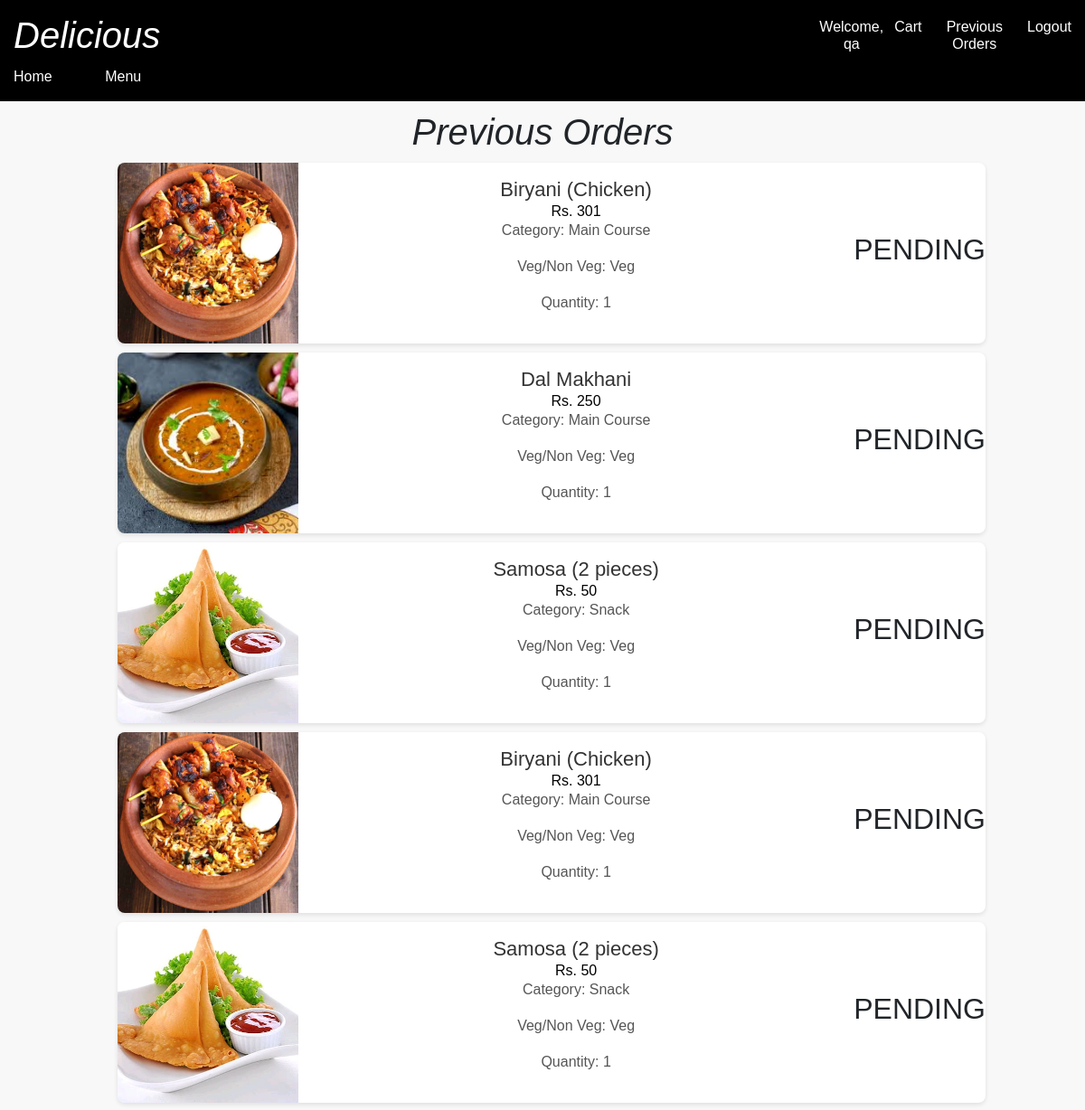
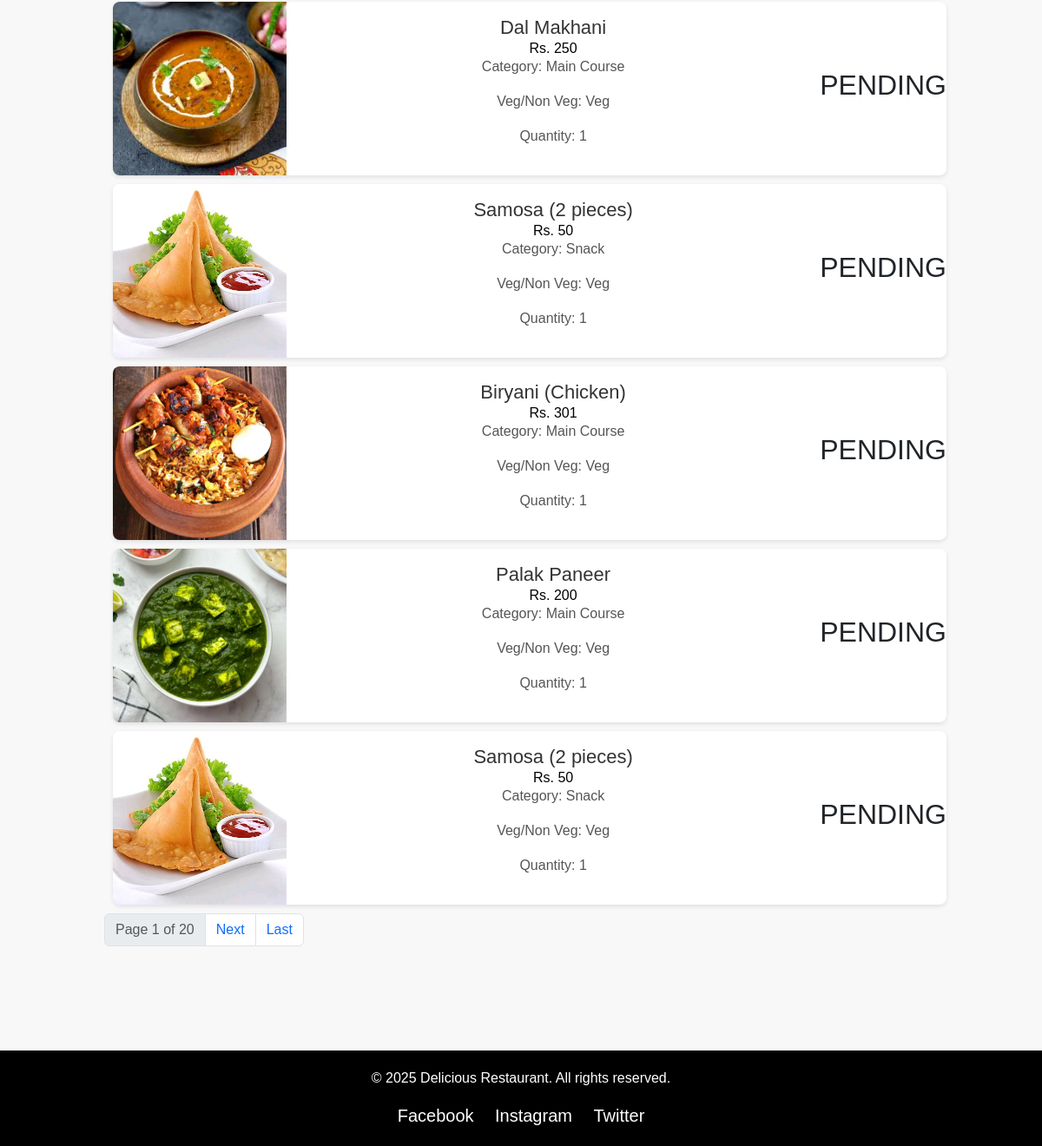
The app's page /owner/hisorder/ (signed in) with its own data (2 pictures, top to bottom).
### owner/models.py (models this page shows, shortened)
class Orders(models.Model):
    customerName = models.ForeignKey(User, on_delete=models.CASCADE)
    customerDish = models.ForeignKey(Dishes, on_delete=models.CASCADE)
    corderDate = models.DateTimeField()
    quantity = models.PositiveIntegerField(default=0, validators=[MinValueValidator(1)])
    status = models.CharField(max_length=50, blank=True, choices=order_status_choices)
    class Meta:
        app_label="owner"
    def total(self):
        return self.quantity * self.customerDish.price

class Dishes(models.Model):
    dish_name = models.CharField(primary_key=True, max_length=50, unique=False, validators=[validate_dish_name])
    price = models.IntegerField(default=0, validators=[MinValueValidator(1)])
    dish_category = models.CharField(max_length=50,blank=False)
    dish_image = models.ImageField(default="image.png")
    dish_sluger = models.SlugField(max_length=50, default="", null=False)
    dish_veg = models.CharField(max_length=10, choices=choices, default="Veg")
    dish_detail = models.TextField(blank=True)
    dish_quantity = models.IntegerField(validators=[MinValueValidator(1)], default=1)
    test = CustomeSortedManager()
    objects = models.Manager()
    class Meta:
        app_label="owner"

### owner/views.py (the view)
# urls.py: path("hisorder/",views.hisorder,name="hisorder"),
@login_required(login_url="/owner/login")
def hisorder(request):
    try:
        fil = Q(customerName__username=request.user.username) & (Q(status="PENDING") | Q(status="COMPLETED") | Q(status="REJECTED"))
        sdata = Orders.objects.select_related("customerName", "customerDish").filter(fil).order_by("-corderDate")
        total = [item.total() for item in sdata]
        tempo = list(zip(sdata, total))
        totalPrice = sum(total)
        pagination = Paginator(tempo, per_page=10)
        page = request.GET.get("page")
        if page is not None and int(page) <= 0:
            raise Exception("Something went wrong")
        page_obj = pagination.get_page(page)
        return render(request, "owner/hisorder.html", {"sdata": page_obj, "total": totalPrice})
    except Exception as e:
        return render(request, "owner/404.html")

### owner/templates/owner/hisorder.html (shortened to what this page needs)
{% load static %}
<!DOCTYPE html>
<html lang="en">
<head>
    <link href="https://cdn.jsdelivr.net/npm/bootstrap@5.3.0/dist/css/bootstrap.min.css" rel="stylesheet">
    <link rel="stylesheet" href="{% static 'css/home.css'%}">
</head>
<body>
    {% include "owner/Headerlayout.html" %}
  <div class="dish-block">
    <h1>Previous Orders</h1>
  {% for i,price in sdata%}
  <span class="dish-cart">
      <div>
        <a href='/owner/details/{{i.customerDish.dish_sluger}}'>
         <img src='{{i.customerDish.dish_image.url}}' alt="Pasta">
        </a>
      </div>
      <div>
         <h3>{{i.customerDish.dish_name}}</h3>
         <h4>Rs. {{price}}</h4>
         <p>Category: {{i.customerDish.dish_category}}</p>
         <p>Veg/Non Veg: {{i.customerDish.dish_veg}}</p>
         <p>Quantity: {{i.quantity}}</p>
         </div>
        <div>
        <h2>{{i.status}}</h2>
      </div>
     </span>
     {% endfor %}
     <nav>
      <ul class="pagination">
          <li class="page-item disabled">
              <span class="page-link">Page {{ sdata.number }} of {{ sdata.paginator.num_pages }}</span>
          </li>
          {% if sdata.has_next %}
              <li class="page-item"><a class="page-link" href="?page={{ sdata.next_page_number }}">Next</a></li>
              <li class="page-item"><a class="page-link" href="?page={{ sdata.paginator.num_pages }}">Last</a></li>
          {% endif %}
      </ul>
  </nav>
</div>
     <div>
     {% include "owner/footer.html" %}
     </div>
</body>
</html>

### owner/templates/owner/Headerlayout.html
<div>
    <header>
        <div class="header-content">
            <a href="{% url 'owner:homepage' %}">
                <h1>Delicious</h1>
            </a>
            <div style="display: flex;justify-content: flex-end; gap: 1%;">
                {% if user.is_authenticated %}
                    <h3>Welcome, {{ user.username }}</h3>
                    {% if user.is_superuser %}
                        <h4><a href="{% url 'owner:dashboard' %}">Dashboard</a></h4>
                    {% else %}
                        <h4><a href="{% url 'owner:cart' %}">Cart</a></h4>
                        <h4><a href="{% url 'owner:hisorder' %}">Previous Orders</a></h4>
                    {% endif %}
                    <h4><a href="{% url 'owner:logout' %}">Logout</a></h4>
                {% else %}
                    <h4><a href="{% url 'owner:register' %}">Register</a></h4>
                    <h4><a href="{% url 'owner:login' %}">Login</a></h4>
                {% endif %}
            </div>
        </div>
        <div        style="display: flex; justify-content:flex-start; gap:5%; padding-top: 10px;">
          <a href='{% url "owner:homepage" %}'><div>Home</div></a>
          <a href='{% url "owner:home" %}'><div>Menu</div></a>
        </div>
    </header>
</div>

### static/css/home.css (style rules this page uses)
body { font-family: Arial, sans-serif; margin: 0; padding: 0; background-color: #f8f8f8; }
header { background-color: #333; color: white; padding: 15px; text-align: center; }
h4 { color: black; }
.dish-cart { background-color: #fff; box-shadow: 0 2px 5px rgba(0, 0, 0, 0.1); width: 100%; margin: 10px; display: flex; border-radius: 8px; overflow: hidden; justify-content: space-between; align-items: center; }
.dish-cart img { width: 200px; height: 200px; object-fit: cover; }
.dish-cart h3 { font-size: 22px; color: #333; }
.dish-cart p { font-size: 16px; color: #555; }
.dish-block { text-align: center; width: 80%; margin: auto; }
header { background-color: black; color: white; padding: 15px; margin-bottom: 10px; text-align: center; }
.header-content { display: flex; justify-content: space-between; align-items: center; width: 100%; margin: 0 auto; }
h1 { margin: 0; font-style: italic; }
h4, h3 { margin: 0; font-size: 16px; }
a { text-decoration: none; color: white; }

### records on screen
Orders: customerDish.dish_image (picture), customerDish.dish_name "Biryani (Chicken)", price "301", customerDish.dish_category "Main Course", customerDish.dish_veg "Veg", quantity "1", status "PENDING"
Orders: customerDish.dish_image (picture), customerDish.dish_name "Dal Makhani", price "250", customerDish.dish_category "Main Course", customerDish.dish_veg "Veg", quantity "1", status "PENDING"
Orders: customerDish.dish_image (picture), customerDish.dish_name "Samosa (2 pieces)", price "50", customerDish.dish_category "Snack", customerDish.dish_veg "Veg", quantity "1", status "PENDING"
Orders: customerDish.dish_image (picture), customerDish.dish_name "Biryani (Chicken)", price "301", customerDish.dish_category "Main Course", customerDish.dish_veg "Veg", quantity "1", status "PENDING"
Orders: customerDish.dish_image (picture), customerDish.dish_name "Samosa (2 pieces)", price "50", customerDish.dish_category "Snack", customerDish.dish_veg "Veg", quantity "1", status "PENDING"
Orders: customerDish.dish_image (picture), customerDish.dish_name "Dal Makhani", price "250", customerDish.dish_category "Main Course", customerDish.dish_veg "Veg", quantity "1", status "PENDING"
Orders: customerDish.dish_image (picture), customerDish.dish_name "Samosa (2 pieces)", price "50", customerDish.dish_category "Snack", customerDish.dish_veg "Veg", quantity "1", status "PENDING"
Orders: customerDish.dish_image (picture), customerDish.dish_name "Biryani (Chicken)", price "301", customerDish.dish_category "Main Course", customerDish.dish_veg "Veg", quantity "1", status "PENDING"
Orders: customerDish.dish_image (picture), customerDish.dish_name "Palak Paneer", price "200", customerDish.dish_category "Main Course", customerDish.dish_veg "Veg", quantity "1", status "PENDING"
Orders: customerDish.dish_image (picture), customerDish.dish_name "Samosa (2 pieces)", price "50", customerDish.dish_category "Snack", customerDish.dish_veg "Veg", quantity "1", status "PENDING"

### other values on screen
{{ user.username }} "qa"
{{ sdata.number }} "1"
{{ sdata.paginator.num_pages }} "20"
